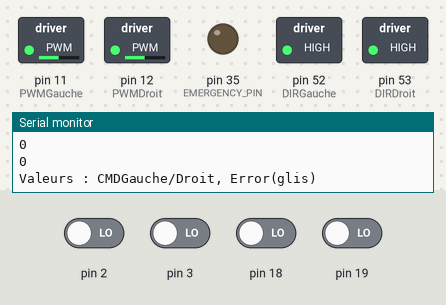
The sketch below on a simulated Arduino Mega 2560, built with avr-gcc and run on an emulated ATmega2560. On the bench: switched loads named in the sketch (green lamp = pin HIGH), output pins drawn as LEDs (lit = HIGH), the last lines printed to the serial monitor. The inputs (shaded band) are chosen by the test bench; at power-on: pin 2, pin 3, pin 18, pin 19 LOW.

Above: at 1.2 s.
1.3 s: pin 2 driven HIGH
At 2.4 s:
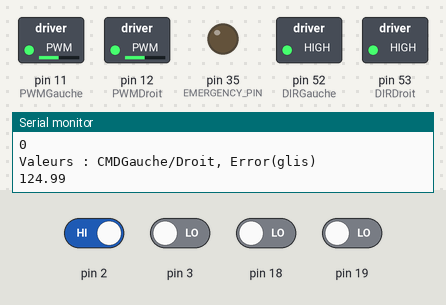
2.8 s: pin 19 driven HIGH
At 3.5 s:
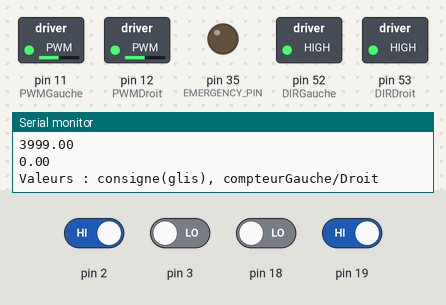
Timing chart, 0 to 5.8 s (numbered marks = the images above; inputs shaded):
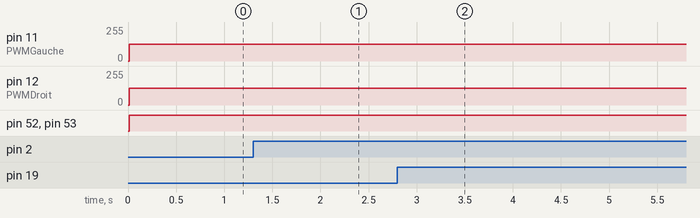

Measured:
- after the input at 1.3 s, pin 11 (PWMGauche): 125/255 → 124/255 at once
- after the input at 2.8 s, pin 12 (PWMDroit): 125/255 → 124/255 at once

The sketch:

regulation.ino
```cpp
/*
  Fichier d'intégration des différents modules présents sur
  l'Arduino MEGA 2560 (Arduino Motor)


  TEST DE LA REGULATION OK !!


  Crédits : Louis Defauw
            Alexis Paques
            Arnaud Iserentant

 * Configuration des pins.
 * Nous utiliserons :
 * - Roue codeuse gauche ;
 *            Pin 2 : vert => INT0 -- A
 *            Pin 3 : jaune => INT1 -- B
 * - Roue codeuse droite ;
 *            Pin 19 : vert => INT4 -- A
 *            Pin 18 : jaune => INT5 -- B
 * - I2C ;
 *            Pin 20 : SDA
 *            Pin 21 : SCL
 * - Moteurs ;
 *            Pin 52 : DIR Gauche 1
 *            Pin 53 : DIR Droit 2
 *            Pin 11 : PWM Gauche 1
 *            Pin 12 : PWM Droit 2
 * - Ultrasons;
 *            Pin 22 : TRIG avant
 *            Pin 24 : TRIG droit
 *            Pin 26 : TRIG arrière
 *            Pin 28 : TRIG gauche
 *            Pin 23 : ECHO avant
 *            Pin 25 : ECHO droit
 *            Pin 27 : ECHO arrière
 *            Pin 29 : ECHO gauche
 * - Emergency Stop;
 *            Pin 35:
 *
 * TODO : REGULATION PWM en fonction des roues codeuses
 *        Gestion des capteurs
 *
 */

/* LIBRARIES */
#include <Wire.h>
#include "NewPing.h"
#include <Math.h>

/* DEFINES */
#define DEBUG true
#define EMERGENCY_PIN 35 // To choose
#define SUCCESS_PIN 34 // To choose
// I2C
#define I2CMOTORARDUINO 2
#define MSB(xx) byte(xx >> 8)
#define LSB(xx) byte(xx & 0xFF)
#define FUNCTION(x) byte(x >> 4)
#define DATA(x) byte(x & 0x0F)
#define PACK(x,y) uint16_t(uint16_t(x << 8) + uint16_t(y))
#define LSBTOMSB(x) byte(x << 4)
// MOTOR
#define speed 100
#define DIRGauche 52
#define PWMGauche 11
#define DIRDroit 53
#define PWMDroit 12
// SENSORS
#define SONAR_NUM 3
#define MAX_DISTANCE 200 // To change? (maximum distance)
#define NO_ECHO 200 // To change? (value returned if there's no ping echo)
// DEBUG
#if DEBUG
#define DEBUG_BEGIN(x); Serial.begin(x);
#define DEBUG_PRINT(x); Serial.print(x);
#define DEBUG_PRINTLN(x); Serial.println(x);
#else
#define DEBUG_BEGIN(x);
#define DEBUG_PRINT(x);
#define DEBUG_PRINTLN(x);
#endif

/* VARS */
// I2C
byte I2CDataOut[2];
// US sensors
NewPing sonar[SONAR_NUM] = {
NewPing(22,23,MAX_DISTANCE),
NewPing(24,25,MAX_DISTANCE),
NewPing(26,27,MAX_DISTANCE)};
// Motors
// Rotary encoder
volatile signed long compteurGauche = 0;
volatile signed long compteurDroit = 0;
volatile boolean stateGaucheA = 0;
volatile boolean stateGaucheB = 0;
volatile boolean stateDroitA = 0;
volatile boolean stateDroitB = 0;
// Regulation
float Error = 0;
float ErrorGlis = 0;
float CMDGauche = 0;
float CMDDroit = 0;
boolean DIRG = true;
boolean DIRD = true;
float MaxSpeed = 127; // 0 to 255
float Consigne = 0;
float ConsigneGlis = 0;
float kp = 0.03125;
float kig = 0.0122;

void setup()
{
  ///
  /// SETUP
  ///
  /* Communications */
  // DEBUG
  DEBUG_BEGIN(9600);
  DEBUG_PRINTLN("You started a debug session");
  DEBUG_PRINTLN("To disable it, change the DEFINE DEBUG to false.");
  /*
  // I2C
  Wire.begin(I2CMOTORARDUINO);
  Wire.onRequest(requestEvent);
  Wire.onReceive(receiveEvent);
  */
  // EMERGENCY_PIN
  pinMode(EMERGENCY_PIN, OUTPUT);

  /* Régulation */
  // Moteurs
  pinMode(DIRGauche,OUTPUT);
  pinMode(PWMGauche,OUTPUT);
  pinMode(DIRDroit,OUTPUT);
  pinMode(PWMDroit,OUTPUT);
  // Rotary Encoder
  pinMode(2, INPUT);
  pinMode(3, INPUT);
  pinMode(18, INPUT);
  pinMode(19, INPUT);
  attachInterrupt(0, GaucheA, CHANGE);
  attachInterrupt(1, GaucheB, CHANGE);
  attachInterrupt(4, DroitA, CHANGE);
  attachInterrupt(5, DroitB, CHANGE);

  regulateInit(4000,0.0);
}

void loop()
{
  for(int i = 0; i < 50; i++){
    regulate();
    delay(10);
  }
  DEBUG_PRINTLN("Valeurs : consigne(glis), compteurGauche/Droit");
  DEBUG_PRINTLN(Consigne);
  DEBUG_PRINTLN(ConsigneGlis);
  DEBUG_PRINTLN(compteurGauche);
  DEBUG_PRINTLN(compteurDroit);
  DEBUG_PRINTLN("Valeurs : CMDGauche/Droit, Error(glis)");
  DEBUG_PRINTLN(CMDGauche);
  DEBUG_PRINTLN(CMDDroit);
  DEBUG_PRINTLN(Error);
  DEBUG_PRINTLN(ErrorGlis);
  //checkSensors();
  //delay(50); // délai minimum de 29ms
}

/*
// I2C
void requestEvent(){
  Recover();
  DEBUG_PRINT("Sending data via I2C \n");
  Wire.write(I2CDataOut,2);
}
void receiveEvent(int howMany){
  FlushRegulation();
  if (howMany = 2) {
    byte funcdata = Wire.read();
    byte datab = Wire.read();
    byte function = FUNCTION(funcdata);
    uint16_t data = PACK(DATA(funcdata), datab);
    HaveToWork(function, data);
  }else {
    while(Wire.available()){
      Wire.read();
    }
  }
}
void HaveToWork(byte function, uint16_t data)
{
  data = data*16.0;
  switch(function){
    case 0: // STOP
      stopMotors();
      break;
    case 1: // FORWARD
      regulateInit(data,0.0);
      break;
    case 2: // BACKWARD
      regulateInit((-1)*data,0.0);
      break;
    case 3: // TURN LEFT
      regulateInit(0.0,(-1)*data);
      break;
    case 4: // TURN RIGHT
      regulateInit(0.0,data);
      break;
    default:
      // Source = 0
      EmergencyStop(function, 0);
      break;
  }
}
*/

// Regulation
// Regulation
void regulateInit(float Depl, float Glis){
  FlushRegulation();
  Consigne = Depl;
  ConsigneGlis = Glis;
}

void regulate(){
  // CMDGauche : Commande du moteur de gauche
  // CMDDroit : Commande du moteur droit
  // Error,ErrorGlis
  // MaxSpeed : Maximum speed
  // kp,kig
  // Consigne
  // ConsigneGlis
  if(Consigne == 0 and ConsigneGlis == 0){
    stopMotors();
    return;
  }

  ErrorGlis = compteurGauche - compteurDroit;
  if((abs(ErrorGlis - ConsigneGlis))>100*4000)
    EmergencyStop((ErrorGlis - ConsigneGlis)/200,2);
  //Moyenne = (compteurGauche + compteurDroit) /2;
  Error = Consigne-((compteurGauche + compteurDroit) /2);

  // Commande générale
  CMDGauche = kp * Error;
  CMDDroit = kp * Error;
  // Commande de glissement
  // Si ErrorGlis est supérieur à 0, alors le compteur gauche a été plus incrémenté donc la roue droite est en retard
  // Sinon, la roue gauche est en avance
  if(CMDDroit > MaxSpeed) CMDDroit = MaxSpeed;
  if(CMDGauche > MaxSpeed) CMDGauche = MaxSpeed;

  if(ErrorGlis>0){
    CMDDroit += kig * ErrorGlis;
    CMDGauche -= kig * ErrorGlis;
  } else
  if(ErrorGlis<0){
    CMDDroit -= kig * ErrorGlis;
    CMDGauche += kig * ErrorGlis;
  }
  // Empêcher des commandes trop grandes
  if(CMDGauche < 0){
    CMDGauche = abs(CMDGauche);
    DIRG = false;
  }
  else DIRG = true;
  if(CMDDroit < 0){
    CMDDroit = abs(CMDDroit);
    DIRD = false;
  }
  else DIRD = true;

  // Envoi des commandes
  runMotors(DIRG,byte(CMDGauche),DIRD,byte(CMDDroit));
}

// Sensors
void checkSensors(){
  byte detected;
  for (int i = 0; i < SONAR_NUM; i++){
    detected = sonar[i].ping_cm();
    if(detected < 5) EmergencyStop(detected,1);
  }
}

// Rotary encoders interruptions
void GaucheA(){
  // Le HIGH permet de convertir la valeur en booléen
  stateGaucheA=digitalRead(2) == HIGH;
  compteurGauche += (stateGaucheA != stateGaucheB) ? +1 : -1;
}

void GaucheB(){
  stateGaucheB=digitalRead(3) == HIGH;
  compteurGauche += (stateGaucheA == stateGaucheB) ? +1 : -1;
}

void DroitA(){
  stateDroitA=digitalRead(19) == HIGH;
  compteurDroit += (stateDroitA != stateDroitB) ? +1 : -1;
}

void DroitB(){
  stateDroitB=digitalRead(18) == HIGH;
  compteurDroit += (stateDroitA == stateDroitB) ? +1 : -1;
}


// Motor
void runMotors(boolean DirGauche, byte PWMG, boolean DirDroit, byte PWMD){
  digitalWrite(DIRGauche, DirGauche);
  digitalWrite(DIRDroit, DirDroit);
  analogWrite(PWMGauche, PWMG);
  analogWrite(PWMDroit, PWMD);
}

void stopMotors(){
  analogWrite(PWMGauche, 0);
  analogWrite(PWMDroit, 0);
  FlushRegulation();
}

void FlushRegulation(){
  compteurDroit = 0;
  compteurGauche = 0;
  Error = 0;
  ErrorGlis = 0;
  CMDGauche = 0;
  CMDDroit = 0;
  DIRD = true;
  DIRG = true;
  Consigne = 0;
  ConsigneGlis = 0;
}

inline void Recover(){
  digitalWrite(EMERGENCY_PIN, 0);
}

void EmergencyStop(byte data, int source){
  stopMotors();
  switch(source){
    case 0:
      DEBUG_PRINT("Emergency stop from I2C undefined function:");
      DEBUG_PRINTLN(data);
      I2CDataOut[0] = byte(0);
      I2CDataOut[1] = data;
      digitalWrite(EMERGENCY_PIN, 1);
      break;
    case 1:
      DEBUG_PRINT("Emergency stop from US sensors:");
      DEBUG_PRINTLN(data);
      I2CDataOut[0] = byte(1);
      I2CDataOut[1] = data;
      digitalWrite(EMERGENCY_PIN, 1);
      break;
    case 2:
      DEBUG_PRINT("Emergency stop from glissement:");
      DEBUG_PRINTLN(data);
      I2CDataOut[0] = byte(2);
      I2CDataOut[1] = data;
      digitalWrite(EMERGENCY_PIN, 1);
      break;
    default:
      break;
  }
}
```

I2CBusMaster.cpp
```cpp
#include "I2CBusMaster.h"
#include <Wire.h>

I2CBusMaster::I2CBusMaster(){
}

void I2CBusMaster::Begin()
{
  // Join as Master
  Wire.begin();
}

void I2CBusMaster::Send(byte adress, byte function, byte data)
{
  if(adress > 127) adress = 127;
  if(function > 255) function = 255;
  if(data > 255) data = 255;
  Wire.beginTransmission(adress);
  Wire.write(function);
  Wire.write(data);
  Wire.endTransmission();
}

void I2CBusMaster::Request(byte adress)
{
  // Flush the buffer ... we do not need this!
  Flush();
  Wire.requestFrom(adress, (byte)2);
  if (Wire.available() == 2){
    inBuffer[0] = Wire.read();
    inBuffer[2] = Wire.read();
  }
}

inline void I2CBusMaster::Flush(){
  while(Wire.available()){
    Wire.read();
  }
}
```

I2CBusMaster.h
```cpp
// (licence header left out)
#include "Arduino.h"
#include <SPI.h>
#ifndef I2CBusMaster_h
#define I2CBusMaster_h

class I2CBusMaster
{
  public:
    I2CBusMaster();
    byte inBuffer[2];
    void Begin();
    void Send(byte adress, byte function, byte data = 0);
    void Request(byte adress);
  private:
    inline void Flush();
};

#endif
```
